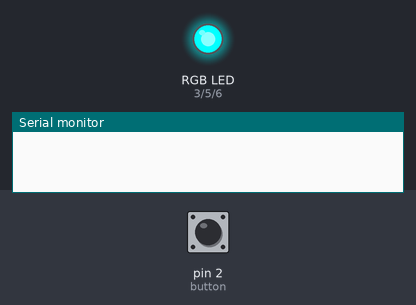
Bench run of a sketch on a simulated Arduino Uno, built with avr-gcc and run on an emulated ATmega328P. On the bench: an RGB LED mixed from three pins (HIGH = lit), the last lines printed to the serial monitor. The test bench sets the inputs (shaded band); at power-on: pin 2 (button) LOW.

Above: at 1.25 s.
1.3 s: pin 2 (button) pulled HIGH for 3.2 s
At 1.5 s:
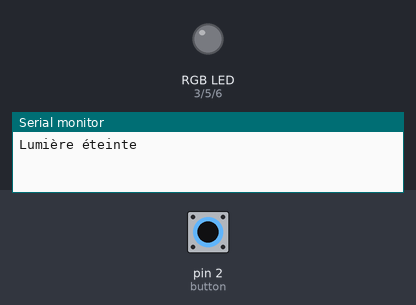
6.0 s: pin 2 (button) pulled HIGH for 3.2 s
At 9.36 s:
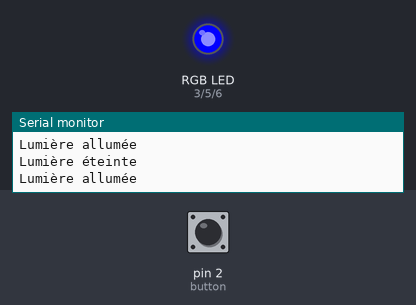
10.7 s: pin 2 (button) pulled HIGH for 0.15 s
At 11.8 s:
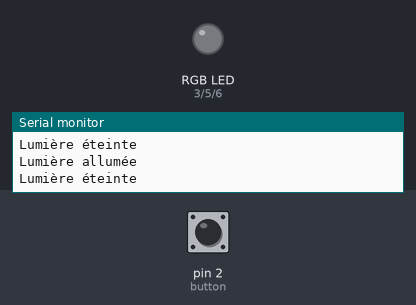
12.3 s: pin 2 (button) pulled HIGH for 1 s
At 13.45 s:
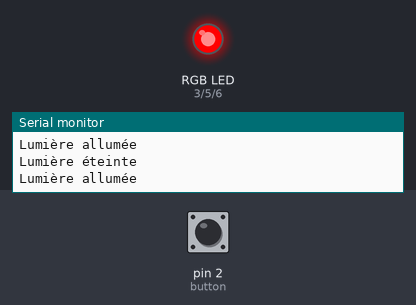
15.3 s: pin 2 (button) pulled HIGH for 3.2 s
20.0 s: pin 2 (button) pulsed HIGH 2 times (0.12 s each, 0.3 s apart)
Timing chart, 0 to 20.8 s (numbered marks = the images above; inputs shaded):
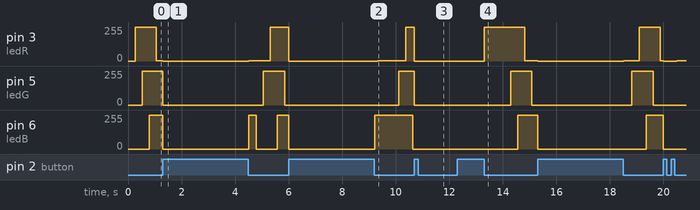

The sketch:

led_rgp.ino
```cpp
const int button = 2;
const int ledR = 3;
const int ledG = 5;
const int ledB = 6;

boolean enabled = true;

int r = 0;
int g = 0;
int b = 0;

boolean augmentation = true;
int color = 0;
int value = 0;
int first = 0;


void setup() {
  // put your setup code here, to run once:
  pinMode(ledR, OUTPUT);
  pinMode(ledG, OUTPUT);
  pinMode(ledB, OUTPUT);
  pinMode(button, INPUT);
  Serial.begin(9600);
}

void loop() {
  // put your main code here, to run repeatedly:
  if (digitalRead(button) == HIGH){
    if (enabled == false){
      enabled = true;
      Serial.println("Lumière allumée");
      delay(200);
    } else {
      enabled = false;
      Serial.println("Lumière éteinte");
      analogWrite(ledR, 0);
      analogWrite(ledG, 0);
      analogWrite(ledB, 0);
      delay(200);
    }

  }
  if (enabled == true){
      analogWrite(ledR, r);
      analogWrite(ledG, g);
      analogWrite(ledB, b);

      if (augmentation){
        moreColor();
        value++;
      } else {
        lessColor();
        value++;
      }

      if (value >= 255){
        value = 1;
        if (color == 0){
          color = 1;
        } else if (color == 1){
          color = 2;
        } else {
          color = 0;
          if (augmentation){
            augmentation = false;
          } else {
            augmentation = true;
            first++;
            if (first > 2){
              first = 0;
            }
          }
        }
      }
  }
  delay(1);
}


void moreColor(){
  if (first == 0){
    if (color == 0){
      r++;
    } else if (color == 1){
      g++;
    } else {
      b++;
    }
  } else if (first == 1){
    if (color == 0){
      g++;
    } else if (color == 1){
      r++;
    } else {
      b++;
    }
  } else {
    if (color == 0){
      b++;
    } else if (color == 1){
      g++;
    } else {
      r++;
    }
  }
}


void lessColor(){
  if (first == 0){
    if (color == 0){
      r--;
    } else if (color == 1){
      g--;
    } else {
      b--;
    }
  } else if (first == 1){
    if (color == 0){
      g--;
    } else if (color == 1){
      r--;
    } else {
      b--;
    }
  } else {
    if (color == 0){
      b--;
    } else if (color == 1){
      g--;
    } else {
      r--;
    }
  }
}
```

Measured:
- after the input at 1.3 s, pin 3 (ledR): 1/255 → 0/255 at once; pin 5 (ledG): goes on until 1.3 s, then stays 0/255
- after the input at 6.0 s, pin 5 (ledG): stays 0/255 (without the input it goes to 254/255 after 0.90 s); pin 6 (ledB): 254/255 → 0/255 at once
- after the input at 10.7 s, pin 3 (ledR): 255/255 → 0/255 at once; pin 6 (ledB): stays 0/255 (without the input it goes to 242/255 after 1.2 s)
- after the input at 12.3 s, pin 3 (ledR): 0/255 → 255/255 after 1.0 s, → 1/255 1.5 s later; pin 5 (ledG): 0/255 → 254/255 after 2.0 s, → 0/255 0.79 s later; pin 6 (ledB): 0/255 → 254/255 after 2.3 s
